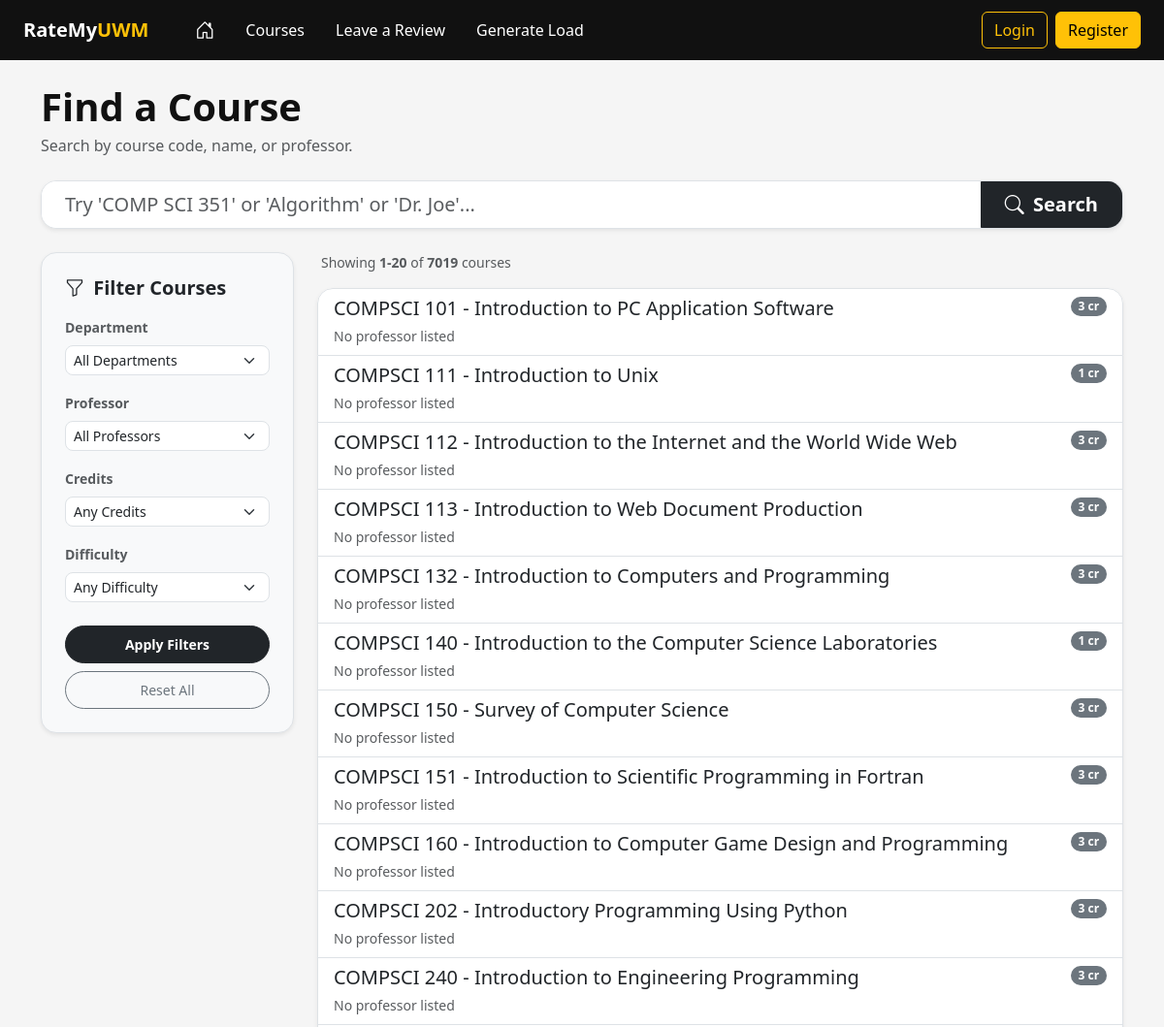
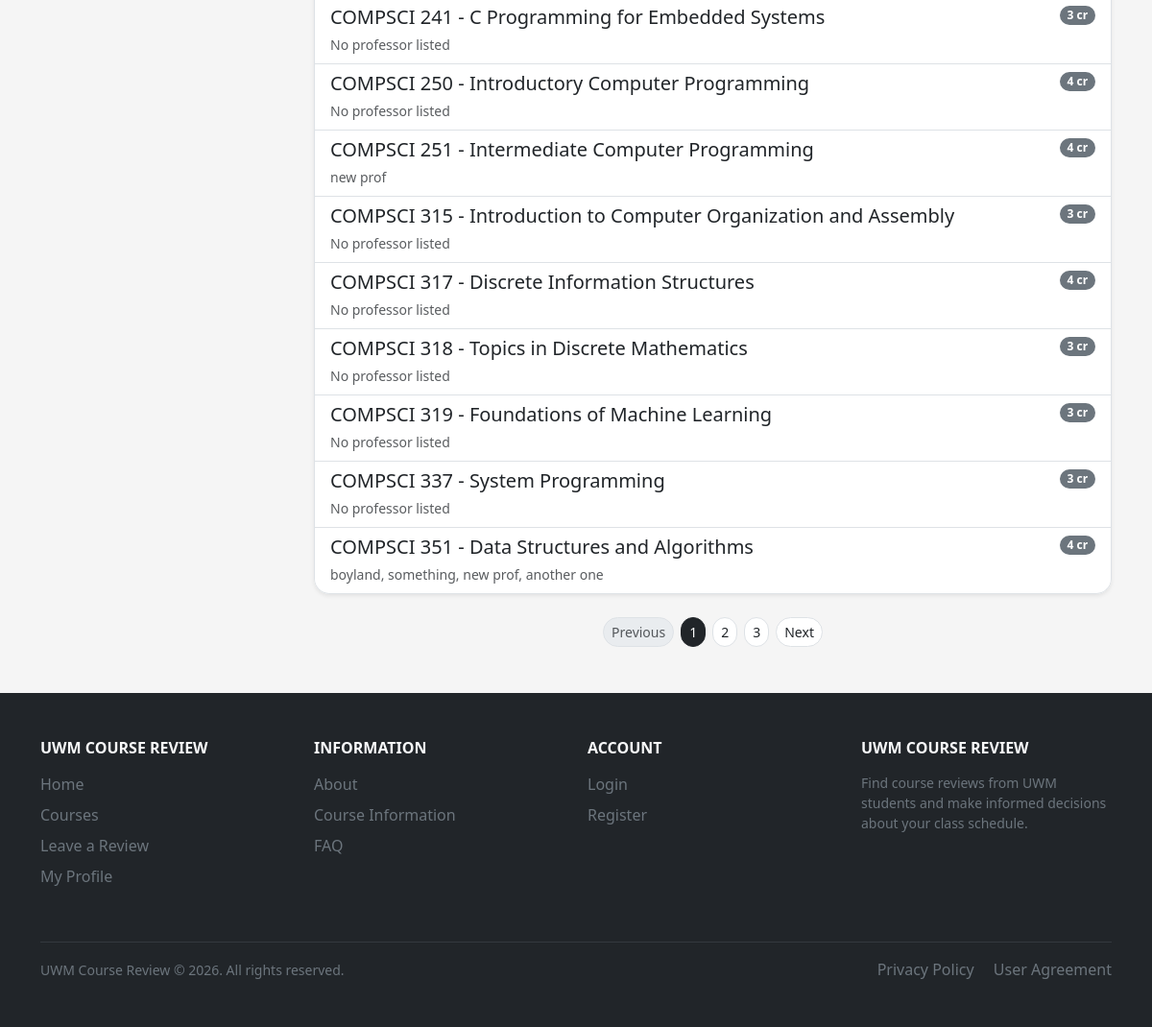
The app's page /search/ with its own data (2 pictures, top to bottom).
### main/models.py (models this page shows, shortened)
class Course(models.Model):
    course_name = models.CharField(max_length=100, unique=False)
    course_code = models.CharField(max_length=100, unique=True)
    major = models.CharField(max_length=100, blank=True, null=True)
    course_credits = models.IntegerField()
    course_professors = models.ManyToManyField(Professor)
    course_details = models.TextField(blank=True)

class Professor(models.Model):
    professor_name = models.CharField(max_length=100, unique=True)

### main/views.py (the view, shortened to what this page needs)
# urls.py: path('search/', views.search, name='search'),
def search(request):
    query_str = request.GET.get('query', '').strip()
    dept_code = request.GET.get('department', '').strip()
    prof_filter = request.GET.get('professor', '').strip()
    credit_filter = request.GET.get('credits', '').strip()
    diff_filter = request.GET.get('difficulty', '').strip()
    selected_major = request.GET.get('major', '').strip()
    courses = Course.objects.prefetch_related('course_professors').annotate(
        avg_difficulty=Avg('review__difficulty_score')
    )
    if query_str:
        courses = courses.filter(
            Q(course_code__icontains=query_str) |
            Q(course_name__icontains=query_str) |
            Q(course_professors__professor_name__icontains=query_str)
        ).distinct()
    if selected_major:
        courses = courses.filter(major__iexact=selected_major)
    if dept_code:
        courses = courses.filter(course_code__icontains=dept_code)
    if prof_filter:
        courses = courses.filter(course_professors__id=prof_filter)
    if credit_filter:
        courses = courses.filter(course_credits=credit_filter)
    courses = courses.distinct()
    target_major_name = None
    if request.user.is_authenticated and request.user.user_major:
        target_major_name = request.user.user_major.major_name
    else:
        top_major_query = (
            User.objects.filter(user_major__isnull=False)
            .values('user_major__major_name')
            .annotate(cnt=Count('id'))
            .order_by('-cnt')
            .first()
        )
        if top_major_query:
            target_major_name = top_major_query.get('user_major__major_name')
    if target_major_name:
        courses = courses.annotate(
            is_priority=Case(
                When(major__iexact=target_major_name, then=Value(0)),
                default=Value(1),
                output_field=IntegerField()
            )
        ).order_by('is_priority', 'course_code')
    else:
        courses = courses.order_by('course_code')
    paginator = Paginator(courses, COURSES_PER_PAGE)
    page_obj = paginator.get_page(request.GET.get('page'))
    page_range = paginator.get_elided_page_range(page_obj.number, on_each_side=2, on_ends=1)
    prof_options = Professor.objects.all().order_by('professor_name')
    dept_options = sorted(list({
        c.split(' ')[0] for c in Course.objects.values_list('course_code', flat=True) if c
    }))
    credit_options = Course.objects.values_list('course_credits', flat=True).distinct().order_by('course_credits')
    major_options = Major.objects.values_list('major_name', flat=True).order_by('major_name')
    return render(request, 'search.html', {
        'courses': page_obj,
        'page_obj': page_obj,
        'page_range': page_range,
        'paginator': paginator,
        'query': query_str,
        'professors': prof_options,
        'departments': dept_options,
        'credit_options': credit_options,
        'majors': major_options,
        'selected_department': dept_code,
        'selected_major': selected_major,
        'selected_professor': int(prof_filter) if prof_filter.isdigit() else '',
        'selected_credits': credit_filter,
        'selected_difficulty': diff_filter,
    })

### templates/search.html (shortened to what this page needs)
{% extends "base.html" %}
{% load static %}
{% block content %}
<div class="container py-4">
    <div class="mb-4">
        <h1 class="fw-bold mb-1">Find a Course</h1>
        <p class="text-muted mb-0">Search by course code, name, or professor.</p>
    </div>
    <form method="GET" action="{% url 'search' %}" id="search-form" class="mb-4 position-relative">
        <div class="input-group input-group-lg shadow-sm rounded-4 overflow-hidden border bg-white">
            <input
                type="text"
                name="query"
                id="search-input"
                class="form-control border-0 shadow-none px-4"
                placeholder="Try 'COMP SCI 351' or 'Algorithm' or 'Dr. Joe'..."
                autocomplete="off"
                value="{{ query }}"
            >
            <button class="btn btn-dark px-4 fw-semibold" type="submit">
                <i class="bi bi-search me-1"></i> Search
            </button>
        </div>
    </form>
    <div class="row g-4 align-items-start">
        <div class="col-lg-3 collapse d-lg-block" id="filterSidebar">
            <form method="GET" action="{% url 'search' %}" class="card shadow-sm border rounded-4 bg-light">
                <div class="card-body p-4">
                    <h5 class="card-title fw-bold mb-3">
                        <i class="bi bi-funnel me-1"></i> Filter Courses
                    </h5>
                    <div class="mb-3">
                        <label class="form-label small fw-semibold text-muted">Department</label>
                        <select name="department" class="form-select form-select-sm rounded-3">
                            <option value="">All Departments</option>
                        </select>
                    </div>
                    <div class="mb-3">
                        <label class="form-label small fw-semibold text-muted">Professor</label>
                        <select name="professor" class="form-select form-select-sm rounded-3">
                            <option value="">All Professors</option>
                        </select>
                    </div>
                    <div class="mb-3">
                        <label class="form-label small fw-semibold text-muted">Credits</label>
                        <select name="credits" class="form-select form-select-sm rounded-3">
                            <option value="">Any Credits</option>
                        </select>
                    </div>
                    <div class="mb-4">
                        <label class="form-label small fw-semibold text-muted">Difficulty</label>
                        <select name="difficulty" class="form-select form-select-sm rounded-3">
                            <option value="">Any Difficulty</option>
                        </select>
                    </div>
                    <div class="d-grid gap-2">
                        <button type="submit" class="btn btn-dark btn-sm rounded-pill py-2 fw-semibold">Apply Filters</button>
                        <a href="{% url 'search' %}" class="btn btn-outline-secondary btn-sm rounded-pill py-2">Reset All</a>
                    </div>
                </div>
            </form>
        </div>
        <div class="col-lg-9">
            {% if courses %}
                <div class="d-flex justify-content-between align-items-center mb-3 px-1">
                    <p class="text-muted small mb-0">
                        Showing <strong>{{ courses.start_index }}-{{ courses.end_index }}</strong>
                        of <strong>{{ paginator.count }}</strong> course{{ paginator.count|pluralize }}
                    </p>
                </div>
                <div class="list-group shadow-sm rounded-4 overflow-hidden mb-4">
                    {% include "_course_items.html" %}
                </div>
                {% if courses.has_other_pages %}
                    <nav class="d-flex justify-content-center my-4" aria-label="Course pages">
                        <ul class="pagination pagination-sm gap-2 mb-0">
                            {% if courses.has_previous %}
                                <li class="page-item">
                                    <a class="page-link rounded-pill text-dark"
                                       href="?query={{ query|urlencode }}&department={{ selected_department|urlencode }}&professor={{ selected_professor|urlencode }}&credits={{ selected_credits|urlencode }}&difficulty={{ selected_difficulty|urlencode }}&page={{ courses.previous_page_number }}">
                                        Previous
                                    </a>
                                </li>
                            {% else %}
                                <li class="page-item disabled">
                                    <span class="page-link rounded-pill">Previous</span>
                                </li>
                            {% endif %}
                            {% for num in courses.paginator.page_range %}
                                {% if courses.number == num %}
                                    <li class="page-item active" aria-current="page">
                                        <span class="page-link rounded-pill bg-dark border-dark text-white">
                                            {{ num }}
                                        </span>
                                    </li>
                                {% elif num > courses.number|add:'-3' and num < courses.number|add:'3' %}
                                    <li class="page-item">
                                        <a class="page-link rounded-pill text-dark"
                                           href="?query={{ query|urlencode }}&department={{ selected_department|urlencode }}&professor={{ selected_professor|urlencode }}&credits={{ selected_credits|urlencode }}&difficulty={{ selected_difficulty|urlencode }}&page={{ num }}">
                                            {{ num }}
                                        </a>
                                    </li>
                                {% endif %}
                            {% endfor %}
                            {% if courses.has_next %}
                                <li class="page-item">
                                    <a class="page-link rounded-pill text-dark"
                                       href="?query={{ query|urlencode }}&department={{ selected_department|urlencode }}&professor={{ selected_professor|urlencode }}&credits={{ selected_credits|urlencode }}&difficulty={{ selected_difficulty|urlencode }}&page={{ courses.next_page_number }}">
                                        Next
                                    </a>
                                </li>
                            {% else %}
                                <li class="page-item disabled">
                                    <span class="page-link rounded-pill">Next</span>
                                </li>
                            {% endif %}
                        </ul>
                    </nav>
                {% endif %}
            {% else %}
                <div class="card border rounded-4 shadow-sm text-center py-5">
                    <div class="card-body">
                        <p class="text-muted mb-0">No courses match your search or filter criteria.</p>
                    </div>
                </div>
            {% endif %}
        </div>
    </div>
</div>
{% endblock %}

### templates/_course_items.html
{% for course in courses %}
    <a
        href="{% url 'course_detail' course.id %}"
        class="list-group-item list-group-item-action course-item"
    >
        <div class="d-flex justify-content-between align-items-start">
            <div>
                <h5 class="mb-1">{{ course.course_code }} - {{ course.course_name }}</h5>
                <small class="text-muted">
                    {% for prof in course.course_professors.all %}
                        {{ prof.professor_name }}{% if not forloop.last %}, {% endif %}
                    {% empty %}
                        No professor listed
                    {% endfor %}
                </small>
            </div>
            <span class="badge bg-secondary rounded-pill">
                {{ course.course_credits }} cr
            </span>
        </div>
    </a>
{% endfor %}

### static/css/style.css (style rules this page uses)
:root { --uwm-gold: #FFBD00; --uwm-black: #111111; --uwm-light: #F5F5F5; }
body { background-color: var(--uwm-light); color: var(--uwm-black); }
.card { border-color: #DDDDDD; }

### records on screen
Course: course_code "COMPSCI 101", course_name "Introduction to PC Application Software", course_credits "3"
Course: course_code "COMPSCI 111", course_name "Introduction to Unix", course_credits "1"
Course: course_code "COMPSCI 112", course_name "Introduction to the Internet and the World Wide Web", course_credits "3"
Course: course_code "COMPSCI 113", course_name "Introduction to Web Document Production", course_credits "3"
Course: course_code "COMPSCI 132", course_name "Introduction to Computers and Programming", course_credits "3"
Course: course_code "COMPSCI 140", course_name "Introduction to the Computer Science Laboratories", course_credits "1"
Course: course_code "COMPSCI 150", course_name "Survey of Computer Science", course_credits "3"
Course: course_code "COMPSCI 151", course_name "Introduction to Scientiﬁc Programming in Fortran", course_credits "3"
Course: course_code "COMPSCI 160", course_name "Introduction to Computer Game Design and Programming", course_credits "3"
Course: course_code "COMPSCI 202", course_name "Introductory Programming Using Python", course_credits "3"
Course: course_code "COMPSCI 240", course_name "Introduction to Engineering Programming", course_credits "3"
Course: course_code "COMPSCI 241", course_name "C Programming for Embedded Systems", course_credits "3"
Course: course_code "COMPSCI 250", course_name "Introductory Computer Programming", course_credits "4"
Course: course_code "COMPSCI 251", course_name "Intermediate Computer Programming", course_credits "4"
Professor: professor_name "new prof"
Course: course_code "COMPSCI 315", course_name "Introduction to Computer Organization and Assembly", course_credits "3"
Course: course_code "COMPSCI 317", course_name "Discrete Information Structures", course_credits "4"
Course: course_code "COMPSCI 318", course_name "Topics in Discrete Mathematics", course_credits "3"
Course: course_code "COMPSCI 319", course_name "Foundations of Machine Learning", course_credits "3"
Course: course_code "COMPSCI 337", course_name "System Programming", course_credits "3"
Course: course_code "COMPSCI 351", course_name "Data Structures and Algorithms", course_credits "4"
Professor: professor_name "boyland"
Professor: professor_name "something"
Professor: professor_name "another one"

### other values on screen
{{ courses.start_index }} "1"
{{ courses.end_index }} "20"
{{ paginator.count }} "7019"
{{ num }} "1"
{{ num }} "2" "3"
